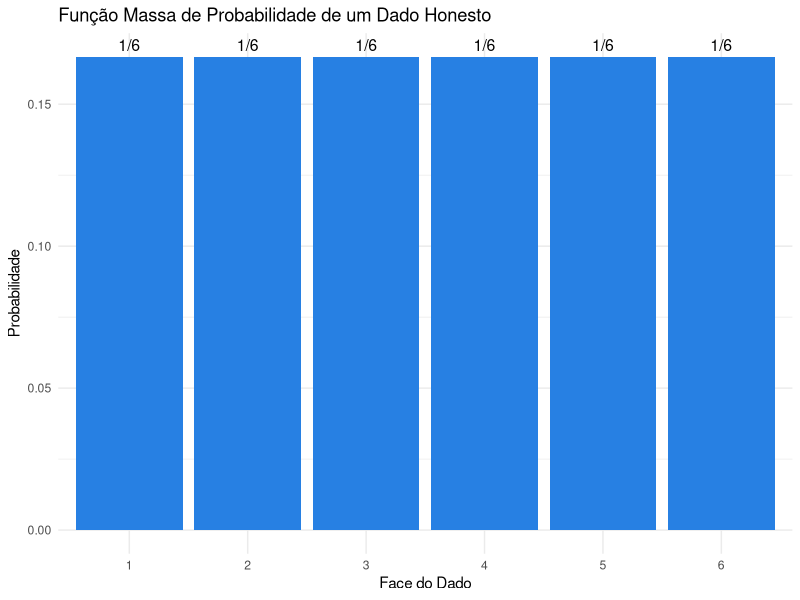
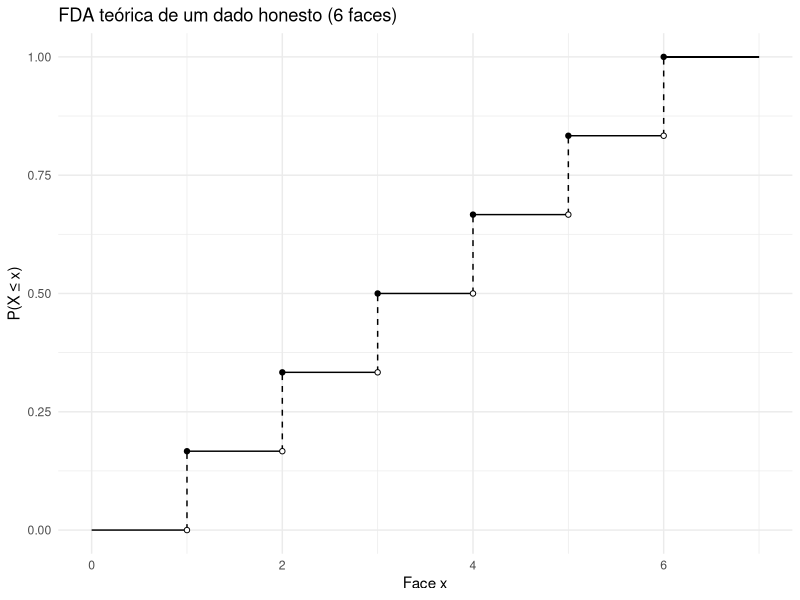
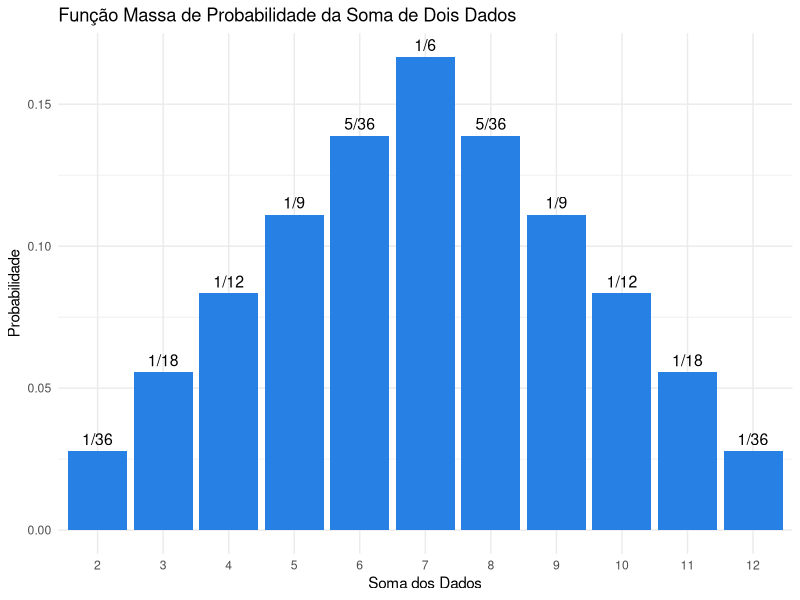
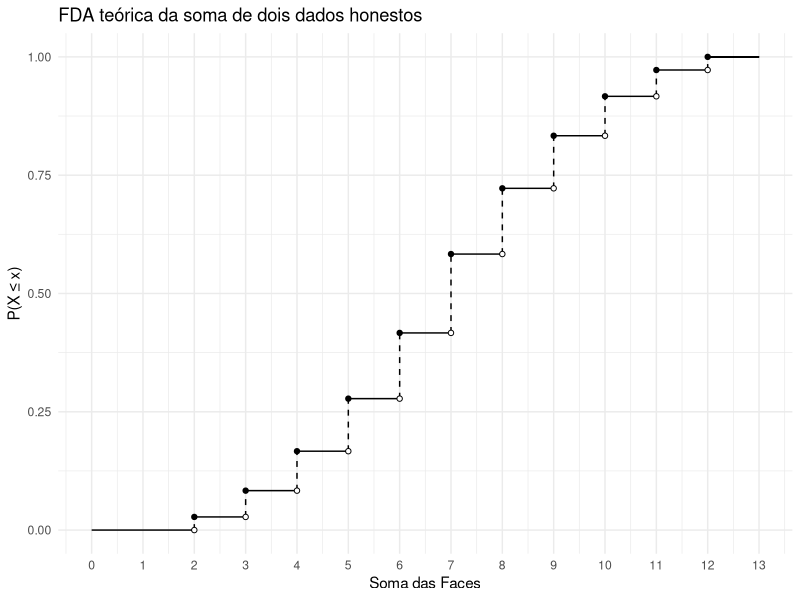

Reproduce these figures in R, in order.
## ---- chunk 1
# Carregar o pacote ggplot2
library(ggplot2)

# Dados: resultados do dado e suas probabilidades
dados <- data.frame(
  face = 1:6,
  probabilidade = rep(1/6, 6),
  fracoes = '1/6'
)

# Criar o gráfico de barras
ggplot(dados, aes(x = factor(face), y = probabilidade)) +
  geom_bar(stat = "identity", fill = "#2780e3") +
  geom_text(aes(label = fracoes), vjust = -0.5, size = 4) +
  labs(title = "Função Massa de Probabilidade de um Dado Honesto",
       x = "Face do Dado",
       y = "Probabilidade") +
  theme_minimal()
## ---- chunk 2
# Código inspirado em https://stackoverflow.com/questions/52236576/r-ggplot-make-geom-step-jumps-dashed

# Carregar as bibliotecas necessárias
library(ggplot2)
library(dplyr)

dados <- tibble::tibble(
  x = 0:6,
  probabilidade = c(0, rep(1/6, 6)),
  fda = cumsum(probabilidade))

dados_grafico <- dados %>%
  mutate(tipo = "fda") %>%
  bind_rows(dados %>%
              mutate(tipo = "previa_fda",
                     fda = lag(fda))) %>%
  tidyr::drop_na() %>%
  arrange(x, desc(tipo))

ggplot(dados_grafico) + 
  geom_segment(aes(x = lag(x), y = lag(fda), xend = x, yend = fda, lty = tipo)) +
  geom_point(data = slice(dados_grafico, -1), aes(x, fda, fill = tipo), shape = 21) + # Retira ponto mais extremo para ilustrar o -infinito
  scale_fill_manual(values = c("black", "white")) +
  scale_linetype_manual(values = c("dashed", "solid")) +
  labs(title = "FDA teórica de um dado honesto (6 faces)",
       x = "Face x",
       y = "P(X ≤ x)") +
  theme_minimal() +
  theme(legend.position = "none") +
  geom_segment(aes(x = 6, y = 1, xend = 7, yend = 1)) # Segmento mais extremo para ilustrar o +infinito

## ---- chunk 3
library(ggplot2)
library(MASS)

# Cria uma função que calcula P(X = x_i) onde x_i é a soma das duas faces
calcula_prob_soma <- function(soma) {
  # Contar combinações possíveis que resultam na soma
  combinacoes <- expand.grid(dado1=1:6, dado2=1:6)
  total <- nrow(combinacoes)
  resultados_validos <- sum(rowSums(combinacoes) == soma)
  prob <- resultados_validos / total
  return(prob)
}

# Aplica a função acima para todo o espaço amostral Omega
somas <- 2:12
probabilidades <- sapply(somas, calcula_prob_soma)

# Convertendo para frações em formato string
fracoes_str <- sapply(probabilidades, function(p) as.character(fractions(p)))

# Criar data frame
dados_somas <- data.frame(
  soma = somas,
  probabilidade = probabilidades,
  fracoes = fracoes_str
)

# Plotagem
ggplot(dados_somas, aes(x = factor(soma), y = probabilidade)) +
  geom_bar(stat = "identity", fill = "#2780e3") +
  geom_text(aes(label = fracoes), vjust = -0.5, size = 4) +
  labs(title = "Função Massa de Probabilidade da Soma de Dois Dados",
       x = "Soma dos Dados",
       y = "Probabilidade") +
  theme_minimal()
## ---- chunk 4
# Cria uma função que calcula P(X = x_i) onde x_i é a soma das duas faces
calcula_prob_soma <- function(soma) {
  # Contar combinações possíveis que resultam na soma
  combinacoes <- expand.grid(dado1=1:6, dado2=1:6)
  total <- nrow(combinacoes)
  resultados_validos <- sum(rowSums(combinacoes) == soma)
  prob <- resultados_validos / total
  return(prob)
}

# Aplica a função acima para todo o espaço amostral Omega
somas <- 0:12
probabilidades <- sapply(somas, calcula_prob_soma)

# Criar data frame
dados_somas <- tibble::tibble(
  soma = somas,
  probabilidade = probabilidades,
  fda = cumsum(probabilidade)
) %>%
  distinct(fda, .keep_all = T) # Evita segmentos redundantes

dados_grafico <- dados_somas %>%
  mutate(tipo = "fda") %>%
  bind_rows(dados_somas %>%
              mutate(tipo = "previa_fda",
                     fda = lag(fda))) %>%
  tidyr::drop_na() %>%
  rename(x = soma) %>%
  arrange(x, desc(tipo))

ggplot(dados_grafico) + 
  geom_segment(aes(x = lag(x), y = lag(fda), xend = x, yend = fda, lty = tipo)) +
  geom_point(data = slice(dados_grafico, -1), aes(x, fda, fill = tipo), shape = 21) + # Retira ponto mais extremo para ilustrar o -infinito
  scale_fill_manual(values = c("black", "white")) +
  scale_linetype_manual(values = c("dashed", "solid")) +
  labs(title = "FDA teórica da soma de dois dados honestos",
       x = "Soma das Faces",
       y = "P(X ≤ x)") +
  theme_minimal() +
  theme(legend.position = "none") +
  scale_x_continuous(breaks = 0:13, limits = c(0, 13)) +
  geom_segment(aes(x = 12, y = 1, xend = 13, yend = 1)) # Segmento mais extremo para ilustrar o +infinito
